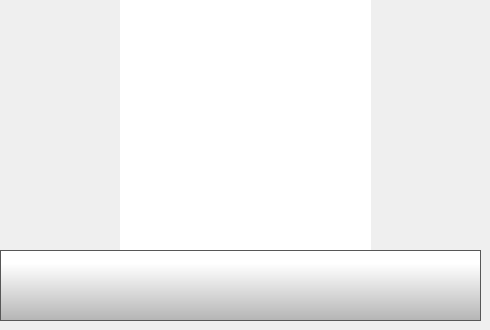
    <widget class="QWidget" name="QRCodePage">
     <widget class="QPushButton" name="QRCodeBackButton">
      <property name="geometry">
       <rect>
        <x>0</x>
        <y>250</y>
        <width>481</width>
        <height>71</height>
       </rect>
      </property>
      <property name="minimumSize">
       <size>
        <width>0</width>
        <height>0</height>
       </size>
      </property>
      <property name="font">
       <font>
        <family>Gotham Light</family>
        <pointsize>9</pointsize>
       </font>
      </property>
      <property name="contextMenuPolicy">
       <enum>Qt::NoContextMenu</enum>
      </property>
      <property name="styleSheet">
       <string notr="true">QPushButton {
     border: 1px solid rgb(87, 87, 87);
	background-color: qlineargradient(spread:pad, x1:0, y1:1, x2:0, y2:0.188, stop:0 rgba(180, 180, 180, 255), stop:1 rgba(255, 255, 255, 255));


}

QPushButton:pressed {
    background-color: qlineargradient(x1: 0, y1: 0, x2: 0, y2: 1,
                                      stop: 0 #dadbde, stop: 1 #f6f7fa);
}

QPushButton:flat {
    border: none; /* no border for a flat push button */
}

QPushButton:default {
    border-color: navy; /* make the default button prominent */
}</string>
      </property>
      <property name="text">
       <string/>
      </property>
      <property name="icon">
       <iconset>
        <normaloff>templates/img/arrows-4.png</normaloff>templates/img/arrows-4.png</iconset>
      </property>
      <property name="iconSize">
       <size>
        <width>50</width>
        <height>50</height>
       </size>
      </property>
      <property name="checkable">
       <bool>false</bool>
      </property>
      <property name="autoDefault">
       <bool>false</bool>
      </property>
      <property name="default">
       <bool>false</bool>
      </property>
      <property name="flat">
       <bool>false</bool>
      </property>
     </widget>
     <widget class="QLabel" name="QRCodeBackground">
      <property name="geometry">
       <rect>
        <x>120</x>
        <y>0</y>
        <width>251</width>
        <height>251</height>
       </rect>
      </property>
      <property name="contextMenuPolicy">
       <enum>Qt::NoContextMenu</enum>
      </property>
      <property name="styleSheet">
       <string notr="true">background-color: rgb(255, 255, 255);</string>
      </property>
      <property name="text">
       <string/>
      </property>
     </widget>
     <widget class="QLabel" name="QRCodeLabel">
      <property name="geometry">
       <rect>
        <x>120</x>
        <y>0</y>
        <width>251</width>
        <height>251</height>
       </rect>
      </property>
      <property name="contextMenuPolicy">
       <enum>Qt::NoContextMenu</enum>
      </property>
      <property name="styleSheet">
       <string notr="true"/>
      </property>
      <property name="text">
       <string/>
      </property>
      <property name="scaledContents">
       <bool>true</bool>
      </property>
     </widget>
     <zorder>QRCodeBackground</zorder>
     <zorder>QRCodeLabel</zorder>
     <zorder>QRCodeBackButton</zorder>
    </widget>
